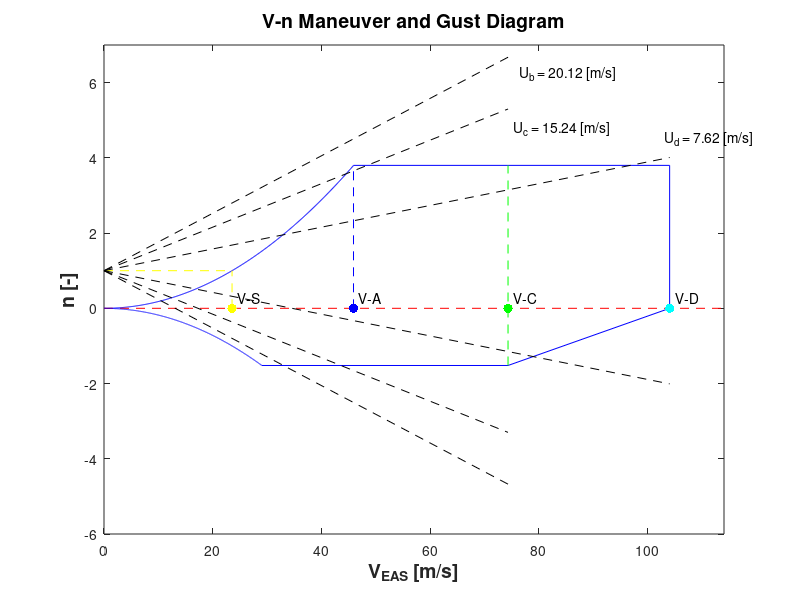

MATLAB code to generate this figure:
clc; clear all

%Maneuver and Gust Diagrams 


%% Initial inputs
g = 9.81; %gravitational acceleration [m/s^2]
m = 1000.0; %total mass of aircraft [kg]
MTOW = m*g; %maximum take-off weight [N]
H = 5000.; %cruise altitude [m]
R = 287.; %Gas constant for air [m2/s2/K]
rho = 1.225; %air density at sea level[kg/m^3]
L = -0.0065; %temperature lapse rate at troposphere [deg/m]
T = 288.15; %sea level temperature [K]
T_alt = T+L*H; %temperatute at chosen altitude [K]
rho_alt = rho*(T_alt/T)^(-(g/(L*R)+1)); %density at chosen altitude [kg/m^3]
Cl_max = 1.69; %max lift coefficient of aircraft [-]
Cl = 0.645; %lift coefficient at cruise [-], 0 deg angle of attack, -2 deg incidence
S = 17.08; %wing surface area [m^2]
n_max = 3.8; %maximum loading factor (CS23.333)
n_min = -0.4*n_max; % minimum loading factor (CS23.333)

%% V-n Diagram - axis and square curve

V_S = sqrt((2*MTOW)/(Cl_max*rho*S)); % stall speed (EAS) [m/s]
V_A = sqrt((n_max*2*MTOW)./(rho*Cl_max*S));  %design maneuver speed at max loading factor (EAS) [m/s] 
V_A = 0:0.1:V_A; % vector for the first curve up until V_A
n = (V_A.^(2)*rho*Cl_max*S)./(2*MTOW);   % vector for load factors corresponging to V_A_eas

plot(V_A,n,'Color','blue')
hold on
line([0,160],[0,0],'LineStyle','--','Color','r') 

%% V-n Diagram - Horizontal upper part

V_C = sqrt((2*MTOW*n_max)/(rho*S*Cl)); %cruise speed at max loading factor (EAS)[m/s]
V_D = V_C*1.4; %design dive speed (CS23.333), (EAS) [m/s]

line([V_A(end), V_D],[n_max,n_max],'Color','blue') %horizontal max laod
line([V_D,V_D],[0,n_max],'Color','blue')


%% V-n Diagram - NEGATIVE PART

V_S_neg = sqrt((2*abs(n_min)*MTOW)./(rho*Cl_max*S)); %negative stall speed (TAS) [m/s]

line([V_D,V_C],[0,n_min],'Color','blue'); %negative slope line for negative load
line([V_C,V_S_neg],[n_min,n_min],'Color','blue'); %negative horizontal line for constant minimum load factor

V_S_neg = V_S_neg:-0.01:0;
n_neg = -(V_S_neg.^(2)*rho*Cl_max*S)./(2*MTOW);
plot(V_S_neg,n_neg,'Color','blue'); hold on

xlim([0,V_D+10])              
ylim([-6,7.0])            
ylabel('n [-]','fontweight','bold','fontsize',14)
xlabel('V_{EAS} [m/s]','fontweight','bold','fontsize',14)
title('V-n Maneuver and Gust Diagram','fontweight','bold','fontsize',14)

%% Plot speeds and lines

line([V_S,V_S],[0,1],'LineStyle','--','Color','yellow') %line for stall speed
line([0,V_S],[1,1],'LineStyle','--','Color','yellow') %line for stall speed
plot(V_S,0,'.','MarkerSize',20,'Color','yellow'); %dot for stall speed
x1 = V_S+1; %x location of text for stall speed
y1 = 0.3; %y location of text for stall speed
txt1 ='V-S'; %for stall speed
text(x1,y1,txt1) %for stall speed

line([V_A(end),V_A(end)],[0,n_max],'LineStyle','--','Color','blue') %line for maneuver speed
plot(V_A(end),0,'Marker','.','MarkerSize',20,'Color','blue');  %dot for maneuver speed
x1 = V_A(end)+1; %x location of text for maneuver speed
y1 = 0.3; %y location of text for maneuver speed
txt1 = 'V-A'; %for maneuver speed
text(x1,y1,txt1) %for maneuver speed

line([V_C,V_C],[n_min,n_max],'LineStyle','--','Color','green') %line for cruise speed
plot(V_C,0,'Marker','.','MarkerSize',20,'Color','green'); %dot for cruise speed
x1 = V_C+1; %x location of text for cruise speed
y1 = 0.3; %y location of text for cruise speed
txt1 = 'V-C'; %for cruise speed
text(x1,y1,txt1) %for cruise speed

plot(V_D,0,'Marker','.','MarkerSize',20,'Color','cyan'); %dot for dive speed
x1 = V_D+1; %x location of text for dive speed
y1 = 0.3; %y location of text for dive speed
txt1 = 'V-D'; %for dive speed
text(x1,y1,txt1) %for dive speed

%% Addition for Gust

WS = MTOW/S; %wing loading [N/m^2]
Cla = 4.76; %lift curve slope [1/rad]
mac = 1.1172; %mean aerodynamic chord [m]
miu = (2*WS)/(rho_alt*mac*Cla*g); %aircraft mass ratio [-]
Kg = (0.88*miu)/(5.3+miu); %gust alleviation factor [-]
Ub = 20.12; %gust velocity for V_B from CS23.333 [m/s]
Uc = 15.24; %gust velocity for V_C from CS23.333 [m/s]
Ud = 7.62; %gust velocity for V_D from CS23.333 [m/s]
V_B = V_S*sqrt(1+((Kg*Ub*V_C*Cla)/(WS))); %bad weather velocity [m/s]

ng_b = 1+(Kg*rho*Ub*V_B*Cla)/(2*WS); %positive change in load factor due to gust in V_B
ng_b_neg = 1-(Kg*rho*Ub*V_B*Cla)/(2*WS); %negative change in load factor due to gust in V_B
ng_c = 1+(Kg*rho*Uc*V_C*Cla)/(2*WS); %positive change in load factor due to gust in V_C
ng_c_neg = 1-(Kg*rho*Uc*V_C*Cla)/(2*WS); %negative change in load factor due to gust in V_C
ng_d = 1+(Kg*rho*Ud*V_D*Cla)/(2*WS); %positive change in load factor due to gust in V_D
ng_d_neg = 1-(Kg*rho*Ud*V_D*Cla)/(2*WS); %negative change in load factor due to gust in V_D

line([0,V_B],[1,ng_b],'LineStyle','--','Color','black') % positive gust line for dive speed at Ub = 20.12 and V_B=74.32
line([0,V_B],[1,ng_b_neg],'LineStyle','--','Color','black') % negative gust line for dive speed at Ub = 20.12 and V_B=104.0585
x1 = V_B+1; %x location of text for dive speed
y1 = ng_b-0.5; %y location of text for dive speed
txt1 = 'U_{b} = 20.12 [m/s]'; %for dive speed
text(x1,y1,txt1) %for dive speed
line([0,V_C],[1,ng_c],'LineStyle','--','Color','black') % positive gust line for cruise speed at Uc = 15.24 and V_C=74.32
line([0,V_C],[1,ng_c_neg],'LineStyle','--','Color','black') % negative gust line for cruise speed at Uc = 15.24 and V_C=74.32
x1 = V_C+1; %x location of text for dive speed
y1 = ng_c-0.5; %y location of text for dive speed
txt1 = 'U_{c} = 15.24 [m/s]'; %for dive speed
text(x1,y1,txt1) %for dive speed
line([0,V_D],[1,ng_d],'LineStyle','--','Color','black') % positive gust line for dive speed at Ud = 7.62 and V_D=74.32
line([0,V_D],[1,ng_d_neg],'LineStyle','--','Color','black') % negative gust line for dive speed at Ud = 7.62 and V_D=104.0585
x1 = V_D-1; %x location of text for dive speed
y1 = ng_d+0.5; %y location of text for dive speed
txt1 = 'U_{d} = 7.62 [m/s]'; % for dive speed
text(x1,y1,txt1) % for dive speed







